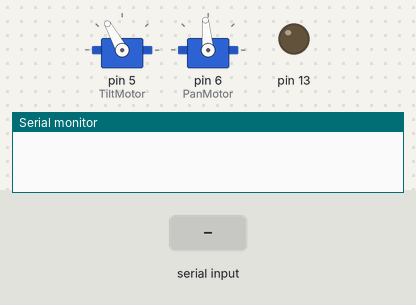
A sketch run on a simulated Arduino Uno, built with avr-gcc and run on an emulated ATmega328P. On the bench: 2 × servo, output pins drawn as LEDs (lit = HIGH), the last lines printed to the serial monitor. The inputs (shaded band) are chosen by the test bench.

Above: at 1.2 s.
1.3 s: "x90," received over Serial
At 3.1 s:
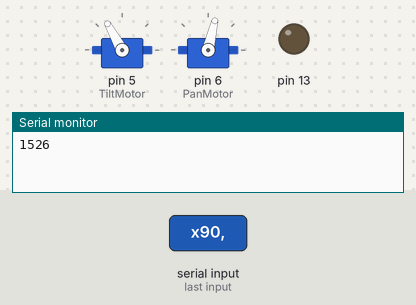
3.8 s: "c90," received over Serial
At 5.6 s:
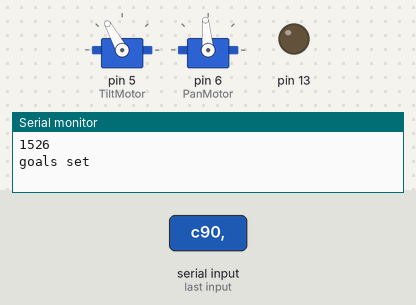
6.3 s: "x," received over Serial
At 8.1 s:
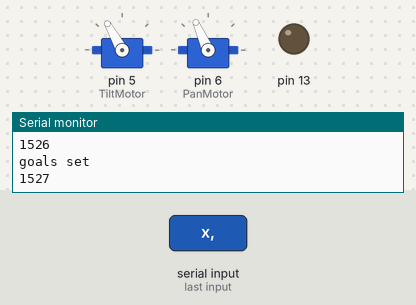
Timing chart, 0 to 9.6 s (numbered marks = the images above; inputs shaded):
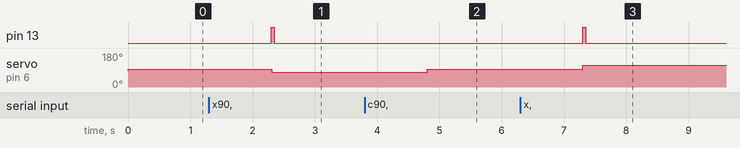

The sketch:

Minoru_arduino.ino
```cpp
#define DEBUG
#include <PID_v1.h>
#include <Servo.h>

#define BAUD_RATE 57600
#define TILT_HOME 1772
#define PAN_HOME 1337
#define DEBUG
Servo TiltMotor, PanMotor; // create servo object to control a servo

double x = 1.0, y = 3.0, set_x = 0.0, set_y = 0.0, goal_x = 0.0, goal_y = 0.0;

//initial tuning parameters
double Kp = 1, Ki = 0, Kd = 0;

PID PID_xAxis(&x, &set_x, &goal_x, Kp, Ki, Kd, DIRECT);
long startTime = 0;
String inputString = "";

void setup()
{
  pinMode(13, OUTPUT);
  Serial.begin(BAUD_RATE);
  PID_xAxis.SetMode(AUTOMATIC); //turn the PID on
  PID_xAxis.SetOutputLimits(-1000.0,1000.0);
  PID_xAxis.SetSampleTime(600);
  TiltMotor.attach(5);
  PanMotor.attach(6);
  TiltMotor.writeMicroseconds(TILT_HOME);
  PanMotor.writeMicroseconds(PAN_HOME);
  //delay(10000);
}
int temp;
void loop()
{
#ifdef DEBUG
  if ((millis() - startTime) > 50)
    digitalWrite(13, LOW);
#endif

    PID_xAxis.Compute();
    temp = constrain(map(PanMotor.read(),0,180,1000,2000) + round((int)set_x), 1000, 2000);
    PanMotor.write(temp);
}

void serialEvent()
{
  inputString = Serial.readStringUntil(',');
//  Serial.println("hello");
  if (inputString.startsWith("x"))
  {
//    Serial.println("hello1");
    x = (inputString.substring(1)).toFloat();
//    Serial.println("hello2");
    inputString = Serial.readStringUntil('\n');
//    Serial.println("hello3");
    y = inputString.toFloat();
//    Serial.println("hello4");
#ifdef DEBUG
    digitalWrite(13, HIGH);
    startTime = millis();
    String msg = "";
    /*
    msg.concat(x);
    msg.concat(",");
    msg.concat(y);
    msg.concat(",");
    msg.concat(goal_x);
    msg.concat(",");
    msg.concat(goal_y);
    */
    msg.concat(temp);
    Serial.println(msg);
#endif
  }
  else if (inputString.startsWith("c"))
  {
    goal_x = inputString.substring(1).toFloat();
    inputString = Serial.readStringUntil('\n');
    goal_y = inputString.toFloat();
    Serial.println("goals set");
  }
}
```

Measured:
- after the input at 1.3 s, pin 13: LOW → HIGH after 1.0 s, → LOW 0.05 s later; servo on pin 6 (PanMotor): 95° → 77° after 1.0 s
- after the input at 3.8 s, servo on pin 6 (PanMotor): 77° → 95° after 1.0 s
- after the input at 6.3 s, pin 13: LOW → HIGH after 1.0 s, → LOW 0.05 s later; servo on pin 6 (PanMotor): 95° → 114° after 1.0 s
